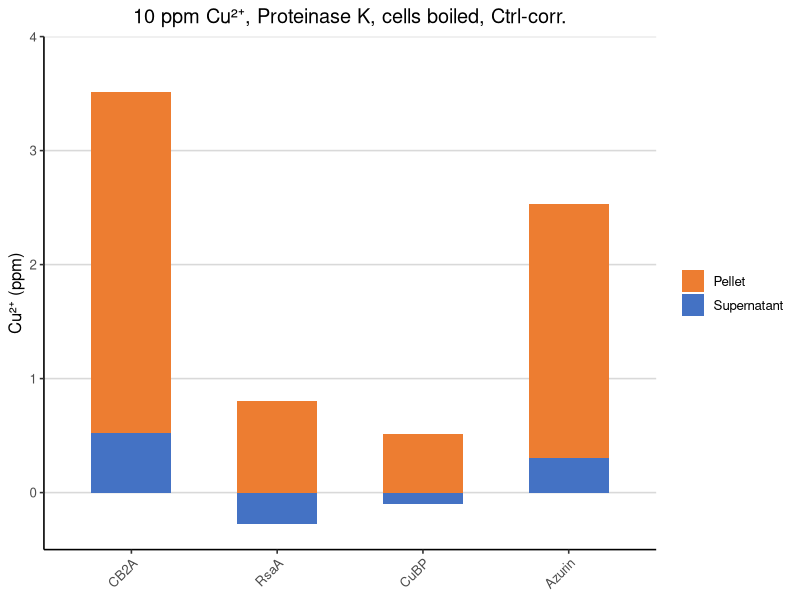
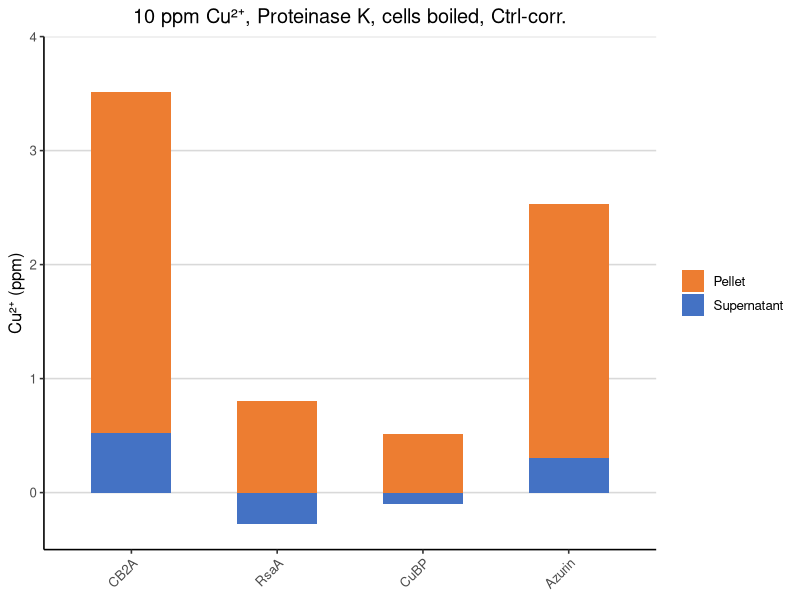

Generate these figures, in order, with R:
library(dplyr)
library(tidyr)
library(ggplot2)

# Load data
df <- read.csv("Cu_10ppm_PKH_CtrlCorr_20Jan2026.csv")

# Convert to long format

df_long <- df %>%
  pivot_longer(
    cols = c(Supernatant, Pellet),
    names_to = "Fraction",
    values_to = "Value"
  ) %>%
  mutate(Value = as.numeric(Value)) %>%
  filter(!is.na(Value))

# Set order of columns

df_long$Strain <- factor(
  df_long$Strain,
  levels = c(
    "CB2A",
    "RsaA",
    "CuBP",
    "Azurin"
  )
)

# Set stack order: Supernatant bottom, Pellet top
df_long$Fraction <- factor(
  df_long$Fraction,
  levels = c("Pellet", "Supernatant")
)

# Plot
p <- ggplot(df_long, aes(x = Strain, y = Value, fill = Fraction)) +
  geom_col(width = 0.55) +
  scale_fill_manual(
    values = c(
      "Supernatant" = "#4472C4",
      "Pellet" = "#ED7D31"      
    )
  ) +
  scale_y_continuous(
    limits = c(-0.5, 4),
    breaks = seq(0, 6, 1),
    expand = c(0, 0)
  ) +
  labs(
    title = "10 ppm Cu²⁺, Proteinase K, cells boiled, Ctrl-corr.",
    x = NULL,
    y = "Cu²⁺ (ppm)"
  ) +
  theme_classic(base_size = 12) +
  theme(
    axis.text.x = element_text(angle = 45, hjust = 1),
    axis.line.y = element_line(color = "black"),
    axis.line.x = element_line(color = "black"),
    panel.grid.major.y = element_line(color = "grey85"),
    panel.grid.minor.y = element_blank(),
    panel.grid.major.x = element_blank(),
    legend.title = element_blank(),
    legend.position = "right",
    plot.title = element_text(hjust = 0.5)
  )

# Show plot
p

ggsave("Cu_10ppm_PKH_CtrlCorr_20Jan2026.png", p, width = 10, height = 6, dpi = 300)
